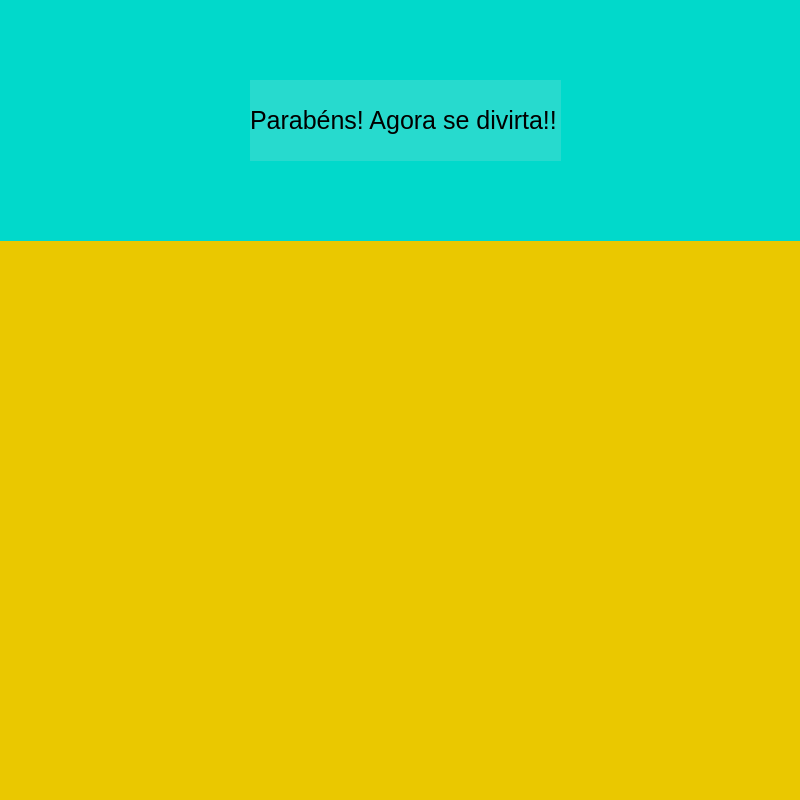
<?xml version="1.0" encoding="UTF-8"?>
<ui version="4.0">
 <class>outhome</class>
 <widget class="QMainWindow" name="outhome">
  <property name="geometry">
   <rect>
    <x>0</x>
    <y>0</y>
    <width>800</width>
    <height>800</height>
   </rect>
  </property>
  <property name="minimumSize">
   <size>
    <width>800</width>
    <height>800</height>
   </size>
  </property>
  <property name="maximumSize">
   <size>
    <width>800</width>
    <height>800</height>
   </size>
  </property>
  <property name="windowTitle">
   <string>MainWindow</string>
  </property>
  <property name="styleSheet">
   <string notr="true">background-color:#EAC800;
</string>
  </property>
  <widget class="QWidget" name="centralwidget">
   <widget class="QLabel" name="label">
    <property name="geometry">
     <rect>
      <x>0</x>
      <y>240</y>
      <width>801</width>
      <height>431</height>
     </rect>
    </property>
    <property name="text">
     <string/>
    </property>
    <property name="pixmap">
     <pixmap>1896 1.png</pixmap>
    </property>
    <property name="scaledContents">
     <bool>true</bool>
    </property>
   </widget>
   <widget class="QLabel" name="label_2">
    <property name="geometry">
     <rect>
      <x>0</x>
      <y>0</y>
      <width>801</width>
      <height>241</height>
     </rect>
    </property>
    <property name="styleSheet">
     <string notr="true">background-color:#01D9CB;
</string>
    </property>
    <property name="text">
     <string/>
    </property>
   </widget>
   <widget class="QLabel" name="label_3">
    <property name="geometry">
     <rect>
      <x>250</x>
      <y>80</y>
      <width>311</width>
      <height>81</height>
     </rect>
    </property>
    <property name="styleSheet">
     <string notr="true">font-size:25px;
tex-align: center;
background-color:#27DACE;</string>
    </property>
    <property name="text">
     <string>Parabéns! Agora se divirta!!</string>
    </property>
    <property name="scaledContents">
     <bool>true</bool>
    </property>
    <property name="wordWrap">
     <bool>true</bool>
    </property>
   </widget>
  </widget>
 </widget>
 <resources/>
 <connections/>
</ui>
